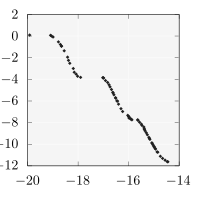

This figure's gnuplot source:
set size square
unset key
set lmargin 2
set rmargin 1
set tmargin 1
set bmargin 2

set xtics 2
set ytics 2

# set format x "$%.1f$"
# set format y "$%.1f$"

plot 'kursawe_100_70_75.dat' u 1:2 w points lc rgb "#222222" pt 13 ps 0.8
